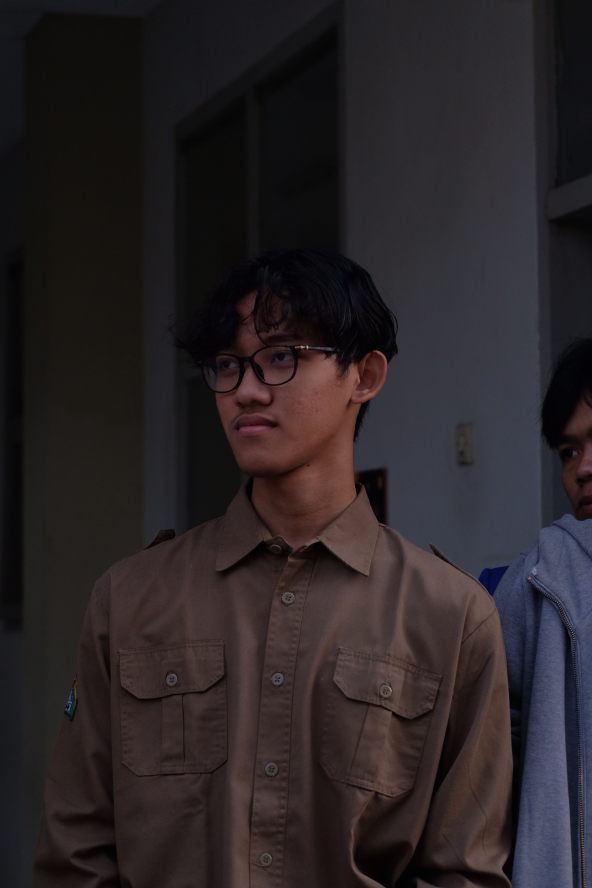
#> input picture Gambar_Diri.jpg, 1184 x 1776 px (shown at 1/2 size)
$ jupyter execute Copy_of_Colaboratory_Release_Notes.ipynb
#> lines starting #> are read from the running program, lines starting #| are printed output that depends on the picture
<a href="https://colab.research.google.com/github/SaihanAliNuRW/UAS_PCD_202331253_Saihan-Ali-Nurwahab_A/blob/main/Copy_of_Colaboratory_Release_Notes.ipynb" target="_parent"></a>

[cell 1]
import cv2
import numpy as np
import matplotlib.pyplot as plt

img = cv2.imread('Gambar_Diri.jpg')
#> img is the input picture: shape (1776, 1184, 3); mean B, G, R 37.9, 35.8, 41.7
img_rgb = cv2.cvtColor(img, cv2.COLOR_BGR2RGB)
tinggi, lebar = img_rgb.shape[:2]
#> tinggi = 1776; lebar = 1184

plt.imshow(img_rgb)
plt.title('Citra Asli Asli')
plt.axis('off')
plt.show()

[cell 2]
pusat = (lebar // 2, tinggi // 2)
#> pusat = (592, 888)
matriks_rotasi = cv2.getRotationMatrix2D(pusat, -45, 1.0)
img_rotasi = cv2.warpAffine(img_rgb, matriks_rotasi, (lebar, tinggi))
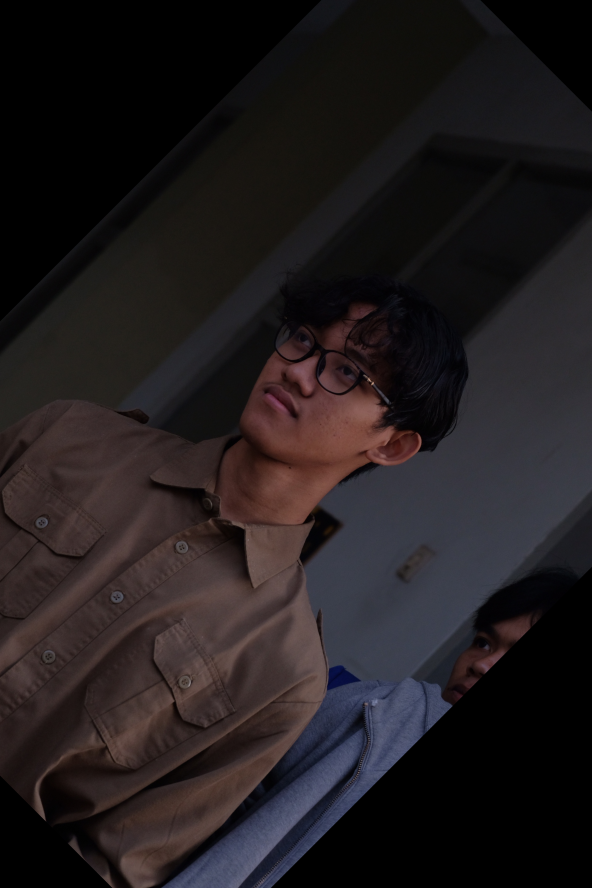
#> img_rotasi: shape (1776, 1184, 3) (shown at 1/2 size); mean R, G, B 33.2, 28.2, 29.7

plt.imshow(img_rotasi)
plt.title('After Rotate')
plt.axis('off')
plt.show()

[cell 3]
img_resize = cv2.resize(img_rgb, (lebar // 2, tinggi // 2))
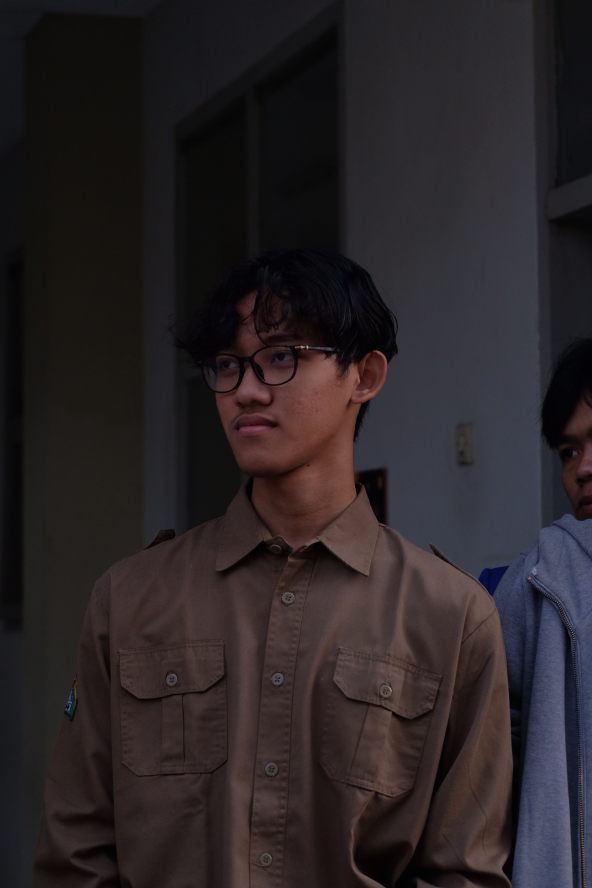
#> img_resize: shape (888, 592, 3); mean R, G, B 41.8, 35.9, 38

plt.imshow(img_resize)
plt.title('After Resize (50%)')
plt.axis('off')
plt.show()

[cell 4]
img_crop = img_rgb[tinggi//4:3*tinggi//4, lebar//4:3*lebar//4]
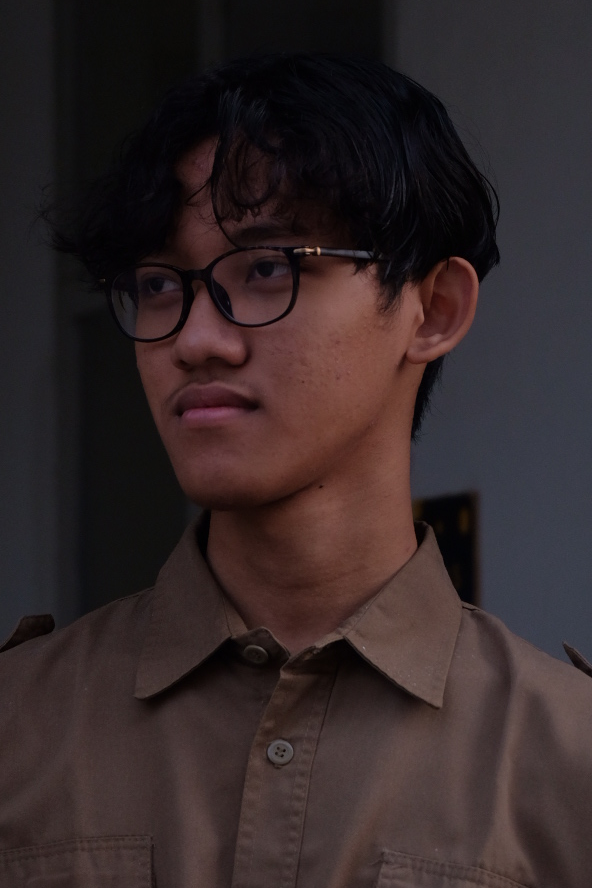
#> img_crop: shape (888, 592, 3); mean R, G, B 51.2, 39.4, 40.4

plt.imshow(img_crop)
plt.title('After Cropped (Tengah)')
plt.axis('off')
plt.show()

[cell 5]
img_flip = cv2.flip(img_rgb, 1)
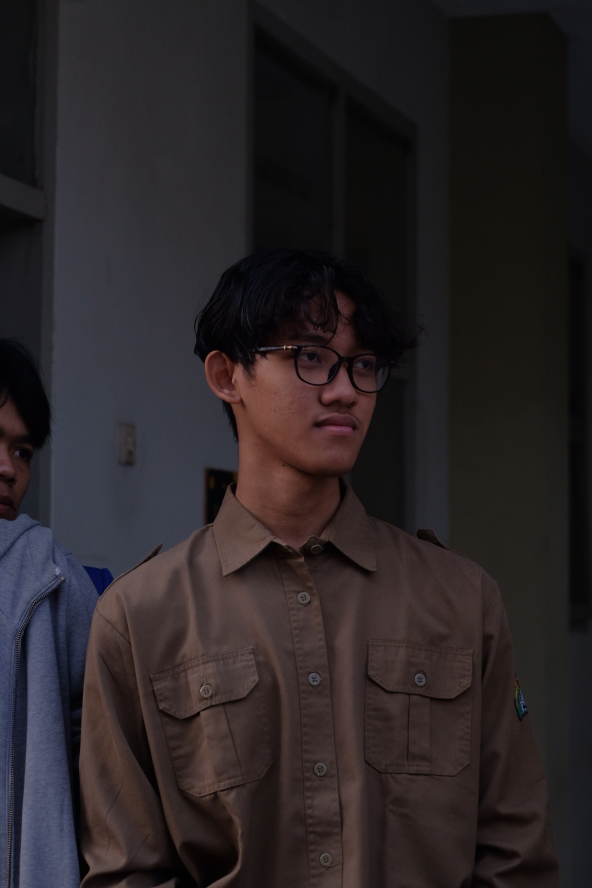
#> img_flip: shape (1776, 1184, 3) (shown at 1/2 size); mean R, G, B 41.7, 35.8, 37.9

plt.imshow(img_flip)
plt.title('After Flipped (Cermin)')
plt.axis('off')
plt.show()

[cell 6]
matriks_geser = np.float32([[1, 0, 100], [0, 1, 50]])
img_geser = cv2.warpAffine(img_rgb, matriks_geser, (lebar, tinggi))
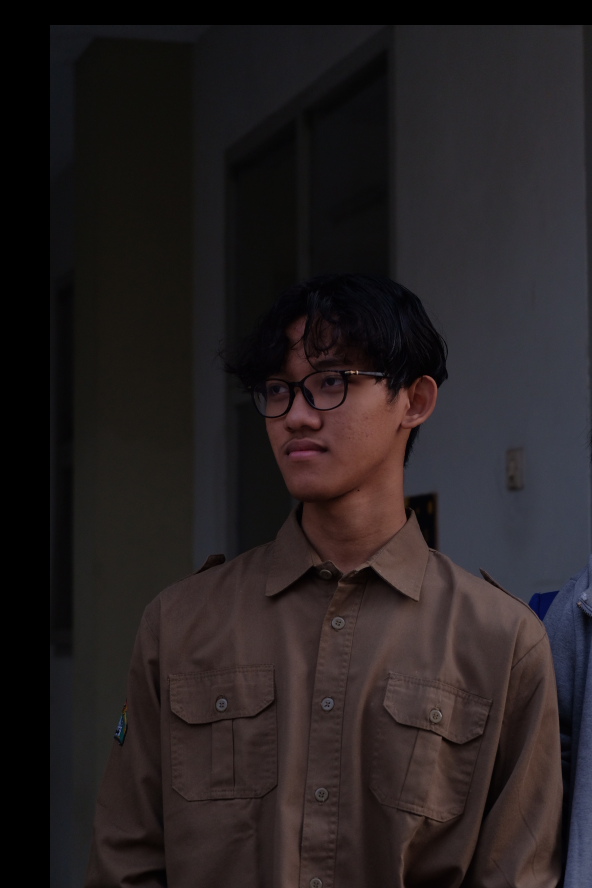
#> img_geser: shape (1776, 1184, 3) (shown at 1/2 size); mean R, G, B 37.3, 31.6, 32.6

plt.imshow(img_geser)
plt.title('After Translate')
plt.axis('off')
plt.show()
